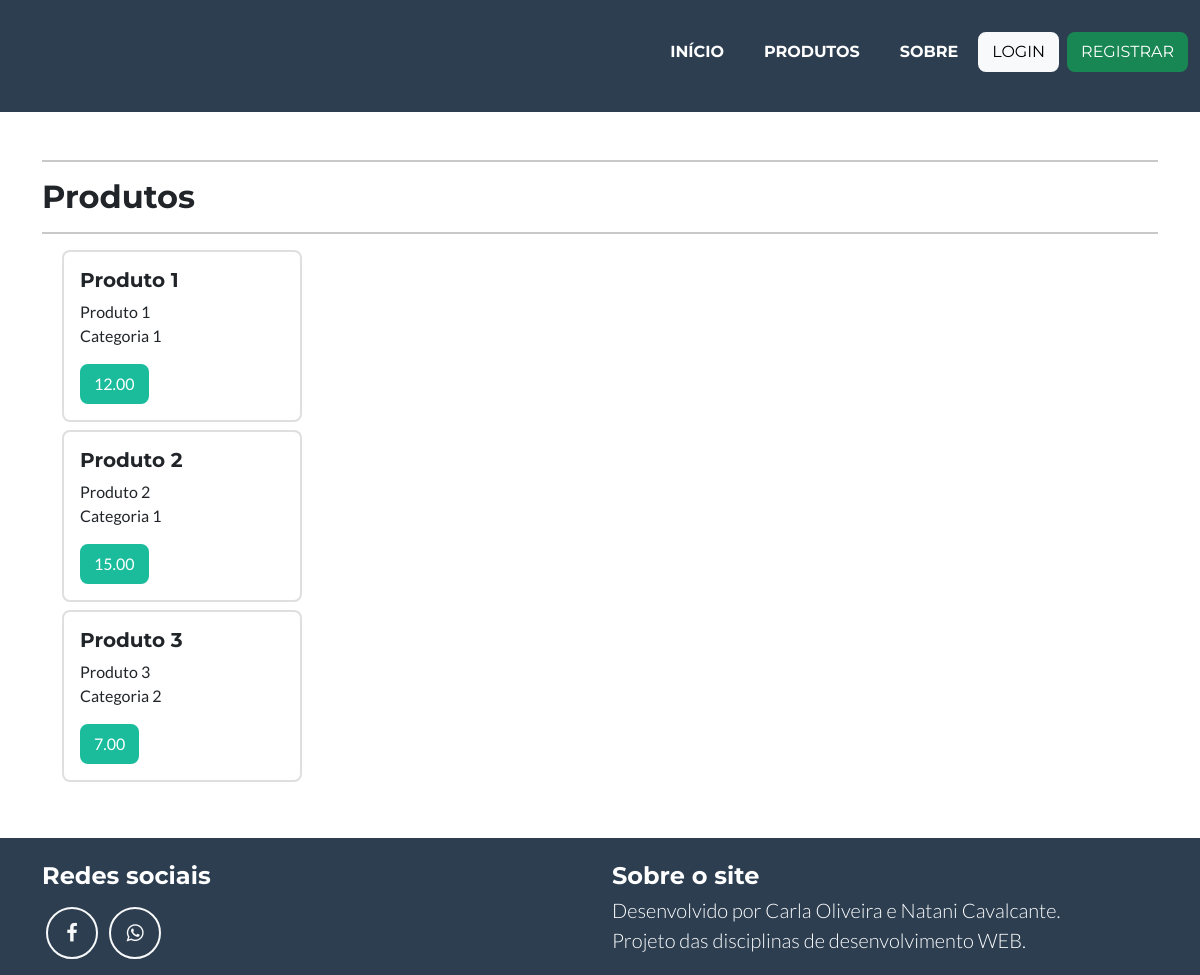
The page /listar/produto/ on the database its author committed.
### cadastros/models.py (models this page shows, shortened)
class Produto(models.Model):
    nome = models.CharField(max_length=50, verbose_name="Nome do produto", help_text="Insira o nome do produto")
    codigo = models.IntegerField(verbose_name="Código", null=True)
    preco = models.DecimalField(max_digits=8, decimal_places=2, verbose_name="Preço")
    descricao = models.CharField(max_length=20, verbose_name="Descrição")
    qtd_estoque = models.IntegerField()
    categoria = models.ForeignKey(Categoria, on_delete=models.PROTECT)

class Categoria(models.Model):
    nome = models.CharField(max_length=50, verbose_name="Categoria do produto", help_text="Insira a categoria do produto")
    descricao = models.CharField(null=True, blank= True, default="Sem descrição", max_length=100)

### cadastros/views.py (the view)
# urls.py: path('listar/produto/', ProdutoList.as_view(), name="listar-produto"),
class ProdutoList(ListView):
    model = Produto
    template_name = 'cadastros/listas/produto.html'
    def get_context_data(self, *args, **kwargs):
        context = super().get_context_data(*args, **kwargs)
        context['titulo'] = "Produtos"
        return context

### cadastros/templates/cadastros/listas/produto.html
{% extends 'paginas/modelo.html' %}
{% load static %}
{% load crispy_forms_tags %}
{% block conteudo %}
<hr>
<h2>{{ titulo }}</h2>
<hr>
<div class="container">
    {% if request.user.groups.all.0.name == "Administrador"%}
    <div class="table-responsive">
        <table class="table table-striped">
            <tr>
                <th>Nome</th>
                <th>Código</th>
                <th>Preço</th>
                <th>Descrição</th>
                <th>Quantidade em <br> estoque</th>
                <th>Categoria</th>
                <th></th>
            </tr>
            {% for produto in object_list %}
            <tr>
                <td>{{produto.nome}}</td>
                <td>{{produto.codigo}}</td>
                <td>{{produto.preco}}</td>
                <td>{{produto.descricao}}</td>
                <td>{{produto.qtd_estoque}}</td>
                <td>{{produto.categoria.nome}}</td>
                <td>
                    <a href="{% url 'editar-produto' produto.pk %}" class="btn btn-warning btn-sm" title="Editar">Editar</a>
                    <a href="{% url 'deletar-produto' produto.pk %}" class="btn btn-danger btn-sm" title="Excluir">Excluir</a>
                </td>
            </tr>
            {% empty %}
            <tr>
                <td colspan="7">Nenhum produto cadastrado!</td>
            </tr>
            {% endfor %}
        </table>
    </div>
    {% else %}
        {% for produto in object_list %}
        <div class="card m-2" style="width: 15rem;">
            <div class="card-body">
              <h5 class="card-title">{{produto.nome}}</h5>
              <p class="card-text">
                {{produto.descricao}}
                <br>
                {{produto.categoria.nome}}
              </p>
              <a href="{% url 'cadastrar-carrinho-produto' produto.pk %}" class="btn btn-primary">{{produto.preco}}</a>
            </div>
        </div>
        {% empty %}
            <h3>Nenhum produto cadastrado!</h3>
        {% endfor %}
    {% endif %}
</div>
{% endblock %}

### rows shown on the page
Produto: nome "Produto 1", descricao "Produto 1", categoria.nome "Categoria 1", preco "12.00"
Produto: nome "Produto 2", descricao "Produto 2", categoria.nome "Categoria 1", preco "15.00"
Produto: nome "Produto 3", descricao "Produto 3", categoria.nome "Categoria 2", preco "7.00"

### other values the page prints
{{ titulo }} "Produtos"
